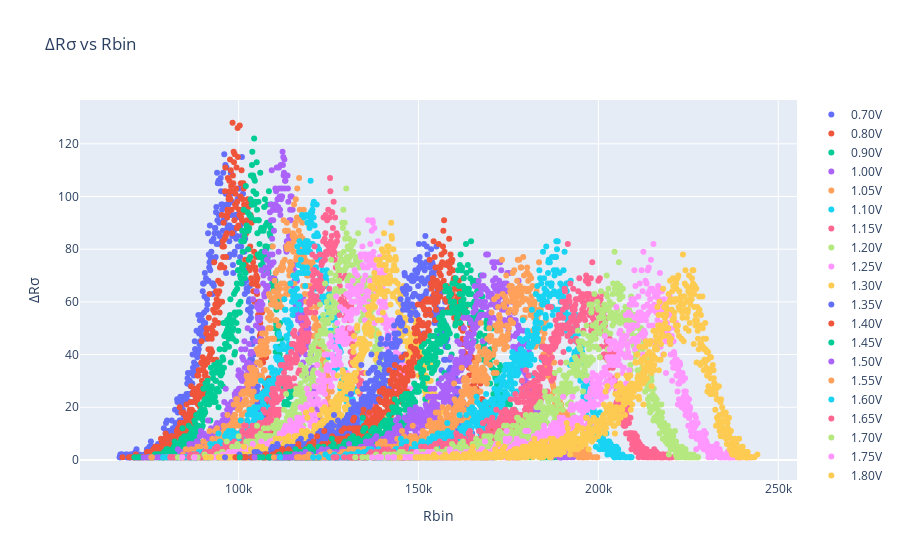

Write notebook code for a chart like this one.
### Code cell
# Plot number of data points per bin
fig = go.Figure()

for val in df_std['v'].unique():
    data = df_std.loc[df_std['v']==val]
    fig.add_trace(go.Scatter(y = data['npt'],
                             x = data['Rbin'],
                             mode='markers',
                             name=f'{val}V'))
fig.update_layout(
    title="\u0394R\u03C3 vs Rbin",
    xaxis_title="Rbin",
    yaxis_title="\u0394R\u03C3"
)

### Figure 1 — Plotly figure (JSON) as saved in the notebook; plotly's stock layout.template omitted (floating-point values rounded to 4 significant figures; data arrays with more than 128 entries replaced by an {"elided": "..."} marker saying what was removed)
{"data": [{"mode": "markers", "name": "0.70V", "type": "scatter", "x": {"elided": "417 int values"}, "y": {"elided": "417 int values"}}, {"mode": "markers", "name": "0.80V", "type": "scatter", "x": {"elided": "406 int values"}, "y": {"elided": "406 int values"}}, {"mode": "markers", "name": "0.90V", "type": "scatter", "x": {"elided": "430 int values"}, "y": {"elided": "430 int values"}}, {"mode": "markers", "name": "1.00V", "type": "scatter", "x": {"elided": "471 int values"}, "y": {"elided": "471 int values"}}, {"mode": "markers", "name": "1.05V", "type": "scatter", "x": {"elided": "483 int values"}, "y": {"elided": "483 int values"}}, {"mode": "markers", "name": "1.10V", "type": "scatter", "x": {"elided": "515 int values"}, "y": {"elided": "515 int values"}}, {"mode": "markers", "name": "1.15V", "type": "scatter", "x": {"elided": "578 int values"}, "y": {"elided": "578 int values"}}, {"mode": "markers", "name": "1.20V", "type": "scatter", "x": {"elided": "586 int values"}, "y": {"elided": "586 int values"}}, {"mode": "markers", "name": "1.25V", "type": "scatter", "x": {"elided": "574 int values"}, "y": {"elided": "574 int values"}}, {"mode": "markers", "name": "1.30V", "type": "scatter", "x": {"elided": "675 int values"}, "y": {"elided": "675 int values"}}, {"mode": "markers", "name": "1.35V", "type": "scatter", "x": {"elided": "630 int values"}, "y": {"elided": "630 int values"}}, {"mode": "markers", "name": "1.40V", "type": "scatter", "x": {"elided": "653 int values"}, "y": {"elided": "653 int values"}}, {"mode": "markers", "name": "1.45V", "type": "scatter", "x": {"elided": "706 int values"}, "y": {"elided": "706 int values"}}, {"mode": "markers", "name": "1.50V", "type": "scatter", "x": {"elided": "698 int values"}, "y": {"elided": "698 int values"}}, {"mode": "markers", "name": "1.55V", "type": "scatter", "x": {"elided": "712 int values"}, "y": {"elided": "712 int values"}}, {"mode": "markers", "name": "1.60V", "type": "scatter", "x": {"elided": "738 int values"}, "y": {"elided": "738 int values"}}, {"mode": "markers", "name": "1.65V", "type": "scatter", "x": {"elided": "781 int values"}, "y": {"elided": "781 int values"}}, {"mode": "markers", "name": "1.70V", "type": "scatter", "x": {"elided": "788 int values"}, "y": {"elided": "788 int values"}}, {"mode": "markers", "name": "1.75V", "type": "scatter", "x": {"elided": "828 int values"}, "y": {"elided": "828 int values"}}, {"mode": "markers", "name": "1.80V", "type": "scatter", "x": {"elided": "791 int values"}, "y": {"elided": "791 int values"}}], "layout": {"title": {"text": "ΔRσ vs Rbin"}, "xaxis": {"title": {"text": "Rbin"}}, "yaxis": {"title": {"text": "ΔRσ"}}}}
